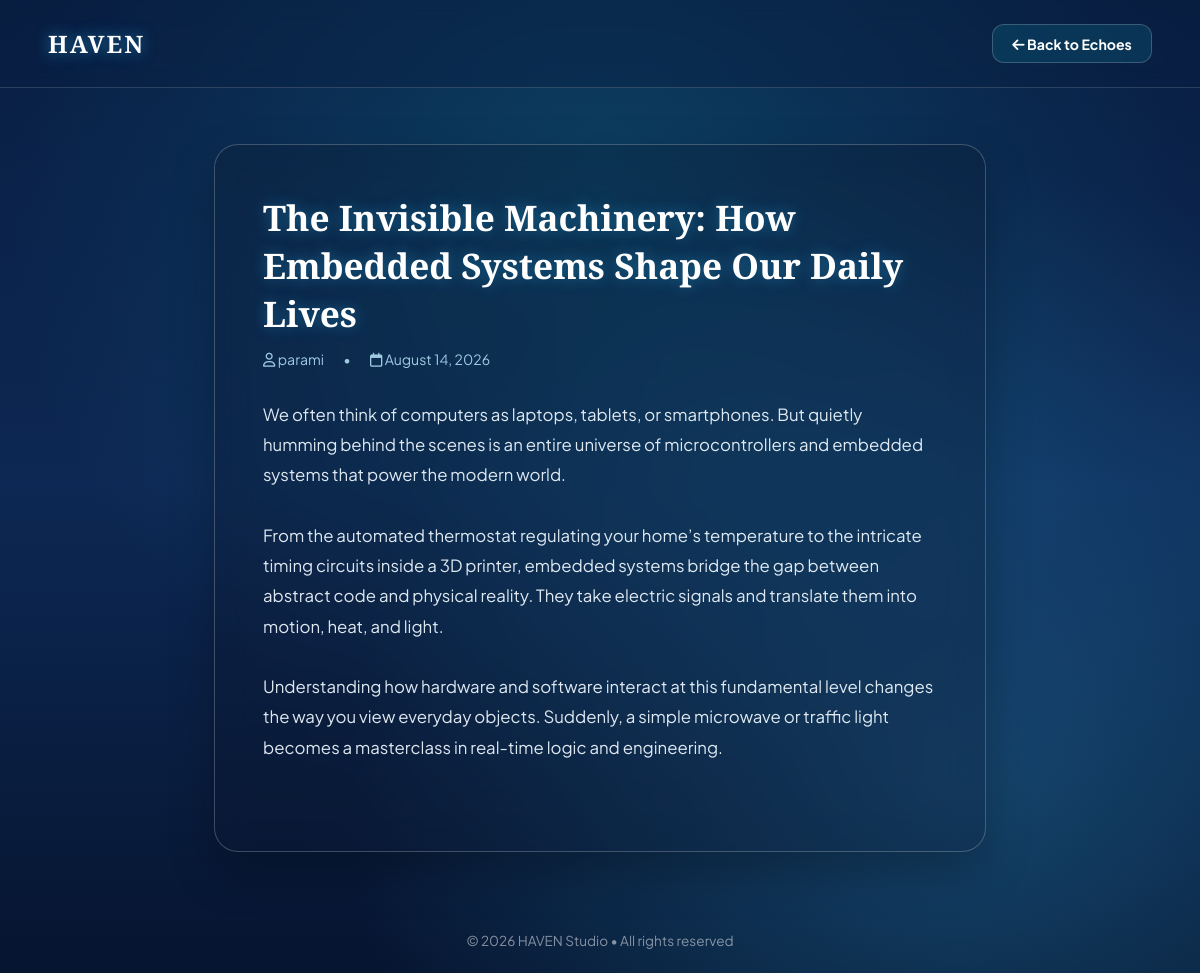
Page /single_post.php?id=8 on the committed database.
### tables this page shows
CREATE TABLE `blogpost` (
  `id` int(11) NOT NULL,
  `user_id` int(11) NOT NULL,
  `title` varchar(255) NOT NULL,
  `content` text NOT NULL,
  `created_at` timestamp NOT NULL DEFAULT current_timestamp(),
  `updated_at` timestamp NOT NULL DEFAULT current_timestamp() ON UPDATE current_timestamp(),
  `category` varchar(50) DEFAULT 'General'
);

CREATE TABLE `user` (
  `id` int(11) NOT NULL,
  `username` varchar(50) NOT NULL,
  `email` varchar(100) NOT NULL,
  `password` varchar(255) NOT NULL,
  `role` varchar(20) DEFAULT 'user'
);

### single_post.php (the view, shortened to what this page needs)
<?php
require_once 'db.php';
$post_id = intval($_GET['id'] ?? 0);
$stmt = $conn->prepare("SELECT blogPost.*, user.username FROM blogPost JOIN user ON blogPost.user_id = user.id WHERE blogPost.id = ?");
$stmt->bind_param("i", $post_id);
$stmt->execute();
$post = $stmt->get_result()->fetch_assoc();
?>
<!DOCTYPE html>
<html lang="en">
<head>
    <link rel="stylesheet" href="https://cdnjs.cloudflare.com/ajax/libs/font-awesome/6.4.0/css/all.min.css">
</head>
<body>
    <header class="header-bar">
        <a href="index.php" class="logo">HAVEN</a>
        <a href="blog_posts.php" class="btn-nav"><i class="fa-solid fa-arrow-left"></i> Back to Echoes</a>
    </header>
    <main class="container">
        <article class="card">
            <h1 class="post-title"><?= htmlspecialchars($post['title']); ?></h1>
            <div class="post-meta">
                <span><i class="fa-regular fa-user"></i> <?= htmlspecialchars($post['username']); ?></span>
                <span>•</span>
                <span><i class="fa-regular fa-calendar"></i> <?= date('F j, Y', strtotime($post['created_at'])); ?></span>
            </div>
            <div class="post-content"><?= htmlspecialchars($post['content']); ?></div>
        </article>
    </main>
    <footer>
        <p>&copy; <?= date('Y'); ?> HAVEN Studio • All rights reserved</p>
    </footer>
</body>
</html>

### single_post.php (style rules this page uses)
* { box-sizing: border-box; margin: 0; padding: 0; font-family: 'Plus Jakarta Sans', sans-serif; }
body { background: #081a38; background-image: radial-gradient(circle at 50% 20%, rgba(14, 116, 144, 0.35) 0%, transparent 60%), radial-gradient(circle at 80% 80%, rgba(56, 189, 248, 0.25) 0%, transparent 50%), linear-gradient(180deg, #091e42 0%, #0d2854 50%, #061530 100%); background-attachment: fixed; color: #ffffff; min-height: 100vh; display: flex; flex-direction: column; }
.header-bar { width: 100%; padding: 1.5rem 3rem; display: flex; justify-content: space-between; align-items: center; background: rgba(9, 30, 66, 0.4); backdrop-filter: blur(12px); border-bottom: 1px solid rgba(255, 255, 255, 0.15); }
.header-bar .logo { font-size: 1.5rem; font-weight: 800; font-family: 'Cinzel', serif; color: #ffffff; text-decoration: none; letter-spacing: 2px; text-shadow: 0 0 15px rgba(56, 189, 248, 0.6); }
.btn-nav { padding: 0.6rem 1.2rem; border-radius: 12px; border: 1px solid rgba(255, 255, 255, 0.2); background: rgba(14, 116, 144, 0.25); color: #ffffff; font-weight: 700; font-size: 0.88rem; text-decoration: none; transition: all 0.3s ease; }
.container { max-width: 820px; margin: 3.5rem auto; padding: 0 1.5rem; flex: 1; width: 100%; }
.card { background: rgba(15, 23, 42, 0.25); backdrop-filter: blur(16px); -webkit-backdrop-filter: blur(16px); border: 1px solid rgba(255, 255, 255, 0.22); border-radius: 24px; padding: 3rem; box-shadow: 0 20px 45px rgba(0, 0, 0, 0.25); }
.post-title { font-family: 'Cinzel', serif; font-size: 2.2rem; font-weight: 600; margin-bottom: 0.8rem; color: #ffffff; text-shadow: 0 0 15px rgba(56, 189, 248, 0.4); }
.post-meta { font-size: 0.88rem; color: rgba(186, 230, 253, 0.85); margin-bottom: 2rem; display: flex; align-items: center; gap: 1.2rem; }
.post-content { font-size: 1.05rem; line-height: 1.8; color: rgba(240, 249, 255, 0.92); margin-bottom: 2.5rem; white-space: pre-wrap; }
footer { text-align: center; padding: 1.5rem; color: rgba(255, 255, 255, 0.5); font-size: 0.85rem; margin-top: auto; }

### rows in the picture
blogpost: title "The Invisible Machinery: How Embedded Systems Shape Our Daily Lives", user.username "parami", created_at "August 14, 2026", content "We often think of computers as laptops, tablets, or smartphones. But quietly humming behind the scenes is an entire universe of microcontrollers and embedded systems that power the modern world. From the automated thermostat regulating your home’s temperature to the intricate timing circuits inside a 3D printer, embedded systems bridge the gap between abstract code and physical reality. They take electric signals and translate them into motion, heat, and light. Understanding how hardware and software interact at this fundamental level changes the way you view everyday objects. Suddenly, a simple microwave or traffic light becomes a masterclass in real-time logic and engineering."
